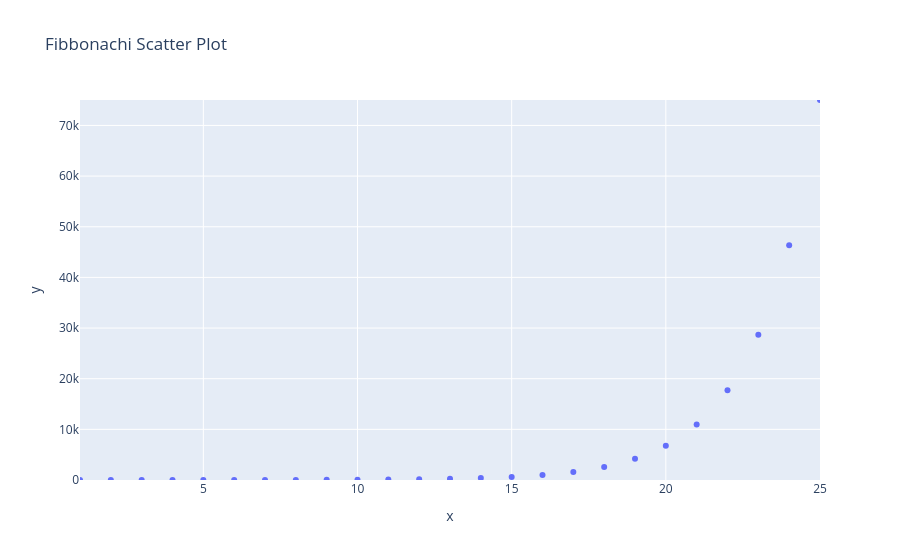

The notebook cell this image was saved under:
### Code cell
# Change this code into the correct Scatter Plot (please take care of the axis)
# Plot the first 25 Fibbonachi numbers using a scatter plot.
# (The example shows the first 5).
# xs = np.array([1, 2, 3, 4, 5])
# ys = np.array([1, 1, 2, 3, 5])

# xs = np.array([1, 2, 3, 4, 5, 6, 7, 8, 9, 10, 11, 12, 13, 14, 15, 16, 17, 18, 19, 20, 21, 22, 23, 24, 25])
# ys = np.array([1, 1, 2, 3, 5, 8, 13, 21, 34, 55, 89, 144, 233, 377, 610, 987, 1597, 2584, 4181, 6765, 10946, 17711, 28657, 46368, 75025])

n = 25
# crée un tableau vide de taille n pour stocker les nombres de Fibonacci (entier et pas flotant)
fib = np.empty(n, dtype=np.int64)
fib[0] = fib[1] = 1
for i in range(2, n):
    fib[i] = fib[i-1] + fib[i-2]

xs = np.arange(1, n + 1)
ys = fib


fig = px.scatter(x=xs, y=ys, title="Fibbonachi Scatter Plot")
fig.update_layout(xaxis_range=[xs.min(),xs.max()], yaxis_range=[ys.min(),ys.max()])
fig.show()

### Figure 1 — Plotly figure (JSON) as saved in the notebook; plotly's stock layout.template omitted (floating-point values rounded to 4 significant figures)
{"data": [{"hovertemplate": "x=%{x}<br>y=%{y}<extra></extra>", "legendgroup": "", "marker": {"color": "#636efa", "symbol": "circle"}, "mode": "markers", "name": "", "orientation": "v", "showlegend": false, "type": "scatter", "x": [1, 2, 3, 4, 5, 6, 7, 8, 9, 10, 11, 12, 13, 14, 15, 16, 17, 18, 19, 20, 21, 22, 23, 24, 25], "xaxis": "x", "y": [1, 1, 2, 3, 5, 8, 13, 21, 34, 55, 89, 144, 233, 377, 610, 987, 1597, 2584, 4181, 6765, 10946, 17711, 28657, 46368, 75025], "yaxis": "y"}], "layout": {"legend": {"tracegroupgap": 0}, "title": {"text": "Fibbonachi Scatter Plot"}, "xaxis": {"anchor": "y", "domain": [0, 1], "range": [1, 25], "title": {"text": "x"}}, "yaxis": {"anchor": "x", "domain": [0, 1], "range": [1, 75025], "title": {"text": "y"}}}}
